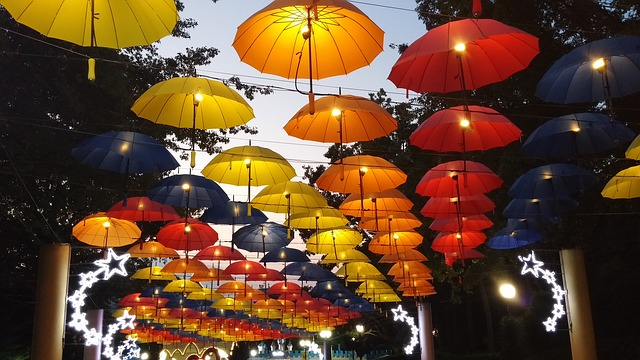
#> input picture DN01/slike/umbrellas.jpg, 640 x 360 px
$ python sol1.py
#> lines starting #> are read from the running program, lines starting #| are printed output that depends on the picture
import cv2
import matplotlib.pyplot as plt
import numpy as np

ime_slike = 'slike/umbrellas.jpg'
im = cv2.imread(ime_slike)
#> im is the input picture: shape (360, 640, 3); mean B, G, R 47.4, 72.9, 105.2
im = cv2.cvtColor(im, cv2.COLOR_BGR2RGB)

print(f'{im.shape=}')
#| im.shape=(360, 640, 3)
print(f'{im.dtype=}')
#| im.dtype=dtype('uint8')

# [9 lines of commented-out code are left out]

gray_im = np.mean(im, axis=2)
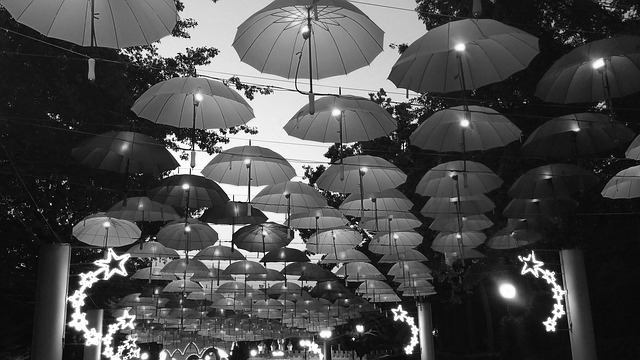
#> gray_im: shape (360, 640) float64; min 0, max 255, mean 75.2

gray_im = im.astype(np.float32)
#> gray_im: shape (360, 640, 3) float32
gray_im = (gray_im[..., 0] + gray_im[..., 1] + gray_im[..., 2]) / 3
#> gray_im: shape (360, 640) float32
gray_im = gray_im.astype(np.uint8)
# ... = poberi vse iz ostalih dimenzij (vse razen zadnje dimenzije ostane isto)

plt.clf()
plt.imshow(gray_im)
plt.title('Sivinska slika, default cmap')
plt.show()

top = 100
bottom = 250
left = 100
right = 450

cropped = im[top:bottom, left:right, :]
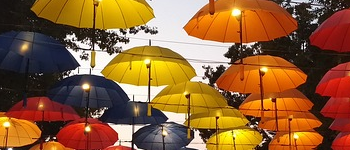
#> cropped: shape (150, 350, 3); mean R, G, B 142.7, 95.2, 52.5
im_copy = im.copy()
im_copy[top:bottom, left:right, 2] = 0
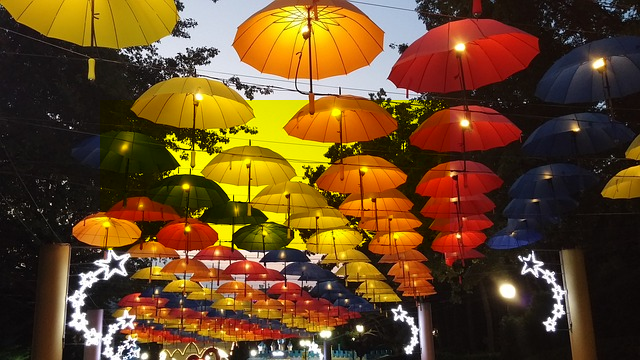
#> im_copy: shape (360, 640, 3); mean R, G, B 105.2, 72.9, 35.4

plt.clf()
plt.subplot(1, 2, 1)
plt.title('Pravokotna regija')
plt.imshow(cropped)

plt.subplot(1, 2, 2)
plt.title('Pravokotna regija je brez modre')
plt.imshow(im_copy)
plt.show()
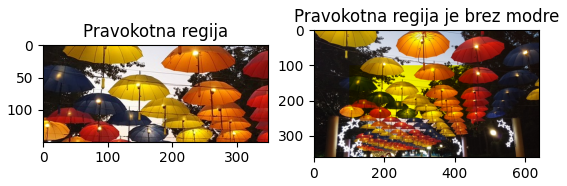
#> figure drawn by matplotlib, 2 panels

$ run again, with DN01/slike/bird.jpg copied over DN01/slike/umbrellas.jpg
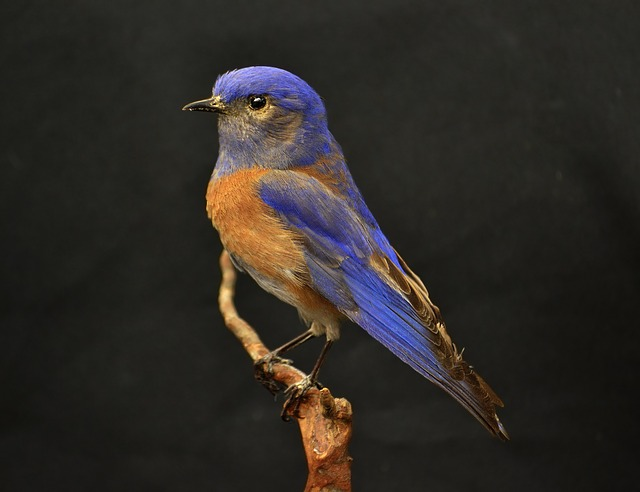
#> input picture DN01/slike/bird.jpg, 640 x 492 px
#> im is the input picture: shape (492, 640, 3); mean B, G, R 37.6, 42.1, 46.1
#| im.shape=(492, 640, 3)
#| im.dtype=dtype('uint8')
#> `im_copy[top:bottom, left:right, 2] = 0`:
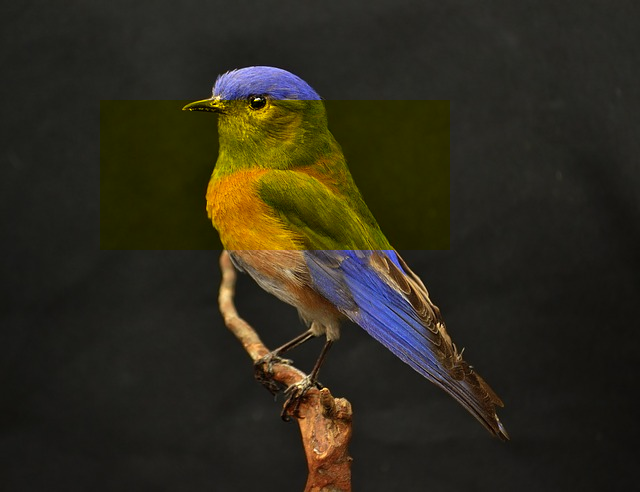
#> im_copy: shape (492, 640, 3); mean R, G, B 46.1, 42.1, 28.2
#> `plt.show()`:
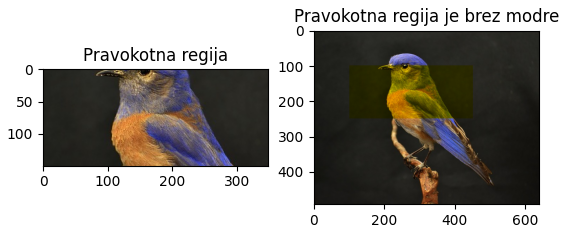
#> figure drawn by matplotlib, 2 panels

$ run again, with DN01/slike/trucks.jpg copied over DN01/slike/umbrellas.jpg
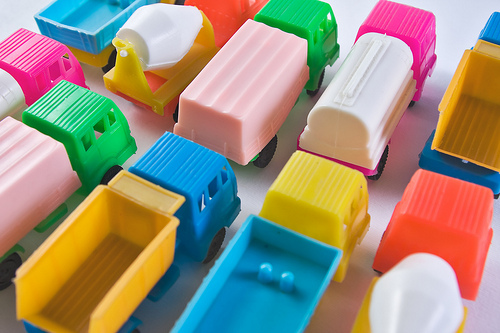
#> input picture DN01/slike/trucks.jpg, 500 x 333 px
#> im is the input picture: shape (333, 500, 3); mean B, G, R 124.9, 144.4, 154.9
#| im.shape=(333, 500, 3)
#| im.dtype=dtype('uint8')
#> `cropped = im[top:bottom, left:right, :]`:
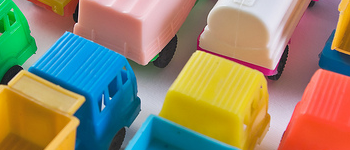
#> cropped: shape (150, 350, 3); mean R, G, B 146.9, 134.8, 106.2
#> `plt.show()`:
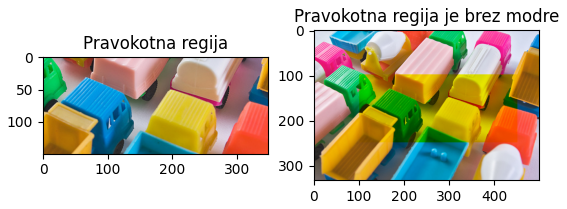
#> figure drawn by matplotlib, 2 panels
